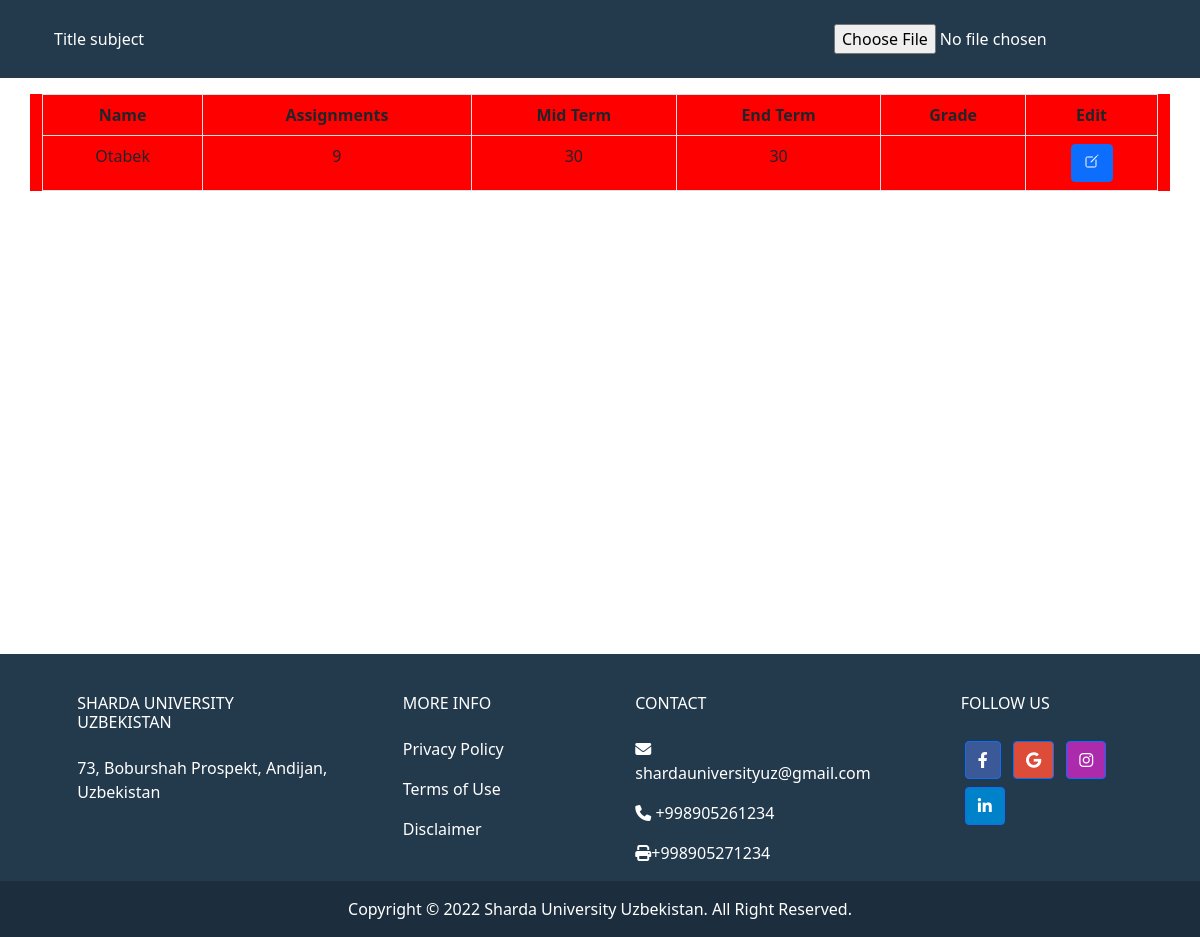
The page /result/123 on the database its author committed.
### main/models.py (models this page shows, shortened)
class Subject(models.Model):
    code = models.CharField(max_length=100, blank=True, null=True)
    title = models.CharField(max_length=50, blank=True, null=True)
    faculty = models.ManyToManyField('Specialization', related_name="subjects")
    group = models.ForeignKey('Group', on_delete=models.CASCADE)
    semester = models.ForeignKey(Semester, on_delete=models.CASCADE, related_name='subjects')
    teacher = models.ForeignKey(User, on_delete=models.CASCADE)
    credit = models.PositiveIntegerField(null=True)

class Result(models.Model):
    subject = models.ForeignKey(Subject, on_delete=models.PROTECT, null=True, related_name='sresults')
    student = models.ForeignKey(Student, on_delete=models.CASCADE, null=True, related_name='results')
    Assignments = models.PositiveIntegerField(null=True)
    Mid_Term = models.PositiveIntegerField(null=True)
    End_Term = models.PositiveIntegerField(null=True)
    Grade = models.CharField(max_length=5, null=True, blank=True)

class Student(models.Model):
    name = models.CharField(max_length=100, null=True, blank=True)
    unique_id = models.CharField(max_length=12, blank=True, null=True, unique=True)
    group = models.ForeignKey(Group, on_delete=models.DO_NOTHING,related_name="students")
    specializetion = models.ForeignKey(Specialization, on_delete=models.CASCADE, blank=True)
    cgpa = models.FloatField(null=True, blank=True)
    sgpa = models.FloatField(null=True, blank=True)

### main/views.py (the view, shortened to what this page needs)
# urls.py: path('result/<str:code>', views.result, name='result'),
def result(request,code):
    result = Result.objects.filter(subject__code = code)
    subject = Subject.objects.get(code = code)
    students = Student.objects.filter(group__code = subject.group.code)
    sts = []
    facts = subject.faculty.all()
    for i in students:
        if i.specializetion in facts:
            sts.append(i)
            for rs in result:
                if rs.student.id == i.id:
                    sts.remove(i)
    students = sts
    context = {
        'results' : result,
        "code":code,
        'students' : students,
        'subject' : subject
    }
    return render(request, 'result.html', context)

### templates/result.html (shortened to what this page needs)
{% load static %}
<!DOCTYPE html>
<html lang="en">
<head>
  <link href="https://cdn.jsdelivr.net/npm/bootstrap@5.0.2/dist/css/bootstrap.min.css" rel="stylesheet"
>
  <link rel="stylesheet" href="../styles/groups.css">
  <link rel="stylesheet" href="https://cdnjs.cloudflare.com/ajax/libs/font-awesome/6.1.1/css/all.min.css"
 />
</head>
<body>
  <header style="background-color:#23394c;color:white">
    <nav class="nav d-flex justify-content-between container navbar navbar-expand-sm  p-4 ">
        <ul class="list-unstyled navbar-nav">
             <li>   {{subject.title}} </li>
        </ul>
        <form method="post" enctype="multipart/form-data">
          <input type="file" onchange="this.form.submit()" name="myFile"/>
        </form>
    </nav>
  </header>
  <div style="min-height:70vh">
    <main class="content container">
      <table class="table table-bordered table-responsive my-3">
        <thead>
          <tr>
            <th>Name</th>
            <th>Assignments</th>
            <th>Mid Term</th>
            <th>End Term</th>
            <th>Grade</th>
            <th>Edit</th>
          </tr>
        </thead>
        <tbody>
          {% for result in results %}
          <tr>
            {% if result == active %}
            <form action="{% url 'change-student' code %}" method="post">
                {% csrf_token %}
            <td>{{result.student.name}}</td>
            <td><input style="width:100%; outline:none;;" name="assigment" value={{result.Assignments}}></td>
            <td><input style="width:100%; outline:none;;" name="mid_term" value={{result.Mid_Term}}></td>
            <td><input style="width:100%; outline:none;;" name="end_term" value={{result.End_Term}}></td>
            <td><input style="width:100%; outline:none;;" name="grade" value={{result.Grade}}></td>
            <td style="border-color:transparent;border:none;display:flex;justify-content:center; align-items:center">
                <input type="hidden"  name="re_id" value={{result.id}}>
                <button class="btn btn-success" type="submit">save</button>
            </form>
            </td>
            {% else %}
            <td>{{result.student.name}}</td>
            <td>{{result.Assignments}}</td>
            <td>{{result.Mid_Term}}</td>
            <td>{{result.End_Term}}</td>
            <td>{{result.Grade}}</td>
            <td><form action="" method="post" style="border-color:transparent;border:none;display:flex;justify-content:center; align-items:center">
                <button class="btn btn-primary text-white" type="submit"><ion-icon name="create-outline"></ion-icon></button>
            </form>
            </td>
            {% endif %}
          </tr>
          {% endfor %}
        </tbody>
      </table>
    </main>
  </div>
  <div>
    <footer class="text-center text-lg-start text-white" style="background-color: #23394c">
      <div class="container p-4 pb-0">
        <section class="">
          <div class="row">
            <div class="col-md-3 col-lg-3 col-xl-3 mx-auto mt-3">
              <h6 class="text-uppercase mb-4 font-weight-bold">
                Sharda University Uzbekistan
              </h6>
              <p>
                73, Boburshah Prospekt, Andijan, Uzbekistan
              </p>
            </div>
            <div class="col-md-2 col-lg-2 col-xl-2 mx-auto mt-3">
              <h6 class="text-uppercase mb-4 font-weight-bold">More Info</h6>
              <p>
                <a target="_blank" href="https://www.shardauniversity.uz/privacy-policy"
                  class="text-white text-decoration-none">Privacy
                  Policy</a>
              </p>
              <p>
                <a target="_blank" href="https://www.shardauniversity.uz/terms-of-use"
                  class="text-white text-decoration-none">Terms of
                  Use</a>
              </p>
              <p>
                <a target="_blank" href="https://www.shardauniversity.uz/disclaimer"
                  class="text-white text-decoration-none">Disclaimer</a>
              </p>
            </div>
            <div class="col-md-4 col-lg-3 col-xl-3 mx-auto mt-3">
              <h6 class="text-uppercase mb-4 font-weight-bold">Contact</h6>
              <p><i class="fas fa-envelope mr-3"></i> shardauniversityuz@gmail.com</p>
              <p><i class="fas fa-phone mr-3"></i> +998905261234</p>
              <p><i class="fas fa-print mr-3"></i>+998905271234</p>
            </div>
            <div class="col-md-3 col-lg-2 col-xl-2 mx-auto mt-3">
              <h6 class="text-uppercase mb-4 font-weight-bold">Follow us</h6>
              <a target="_blank" class="btn btn-primary btn-floating m-1" style="background-color: #3b5998"
                href="https://www.facebook.com/ShardaUniversityUzbekistan" role="button"><i
                  class="fab fa-facebook-f"></i></a>
              <a target="_blank" class="btn btn-primary btn-floating m-1" style="background-color: #dd4b39"
                href="https://www.shardauniversity.uz/" role="button"><i class="fab fa-google"></i></a>
              <a target="_blank" class="btn btn-primary btn-floating m-1" style="background-color: #ac2bac"
                href="https://instagram.com/shardauniuz?igshid=YmMyMTA2M2Y=" role="button"><i
                  class="fab fa-instagram"></i></a>
              <a target="_blank" class="btn btn-primary btn-floating m-1" style="background-color: #0082ca"
                href="https://www.linkedin.com/company/sharda-university-uzbekistan/" role="button"><i
                  class="fab fa-linkedin-in"></i></a>
            </div>
          </div>
        </section>
      </div>
      <div class="text-center p-3" style="background-color: rgba(0, 0, 0, 0.2)">
        Copyright © <span id="year"></span> Sharda University Uzbekistan. All Right Reserved.
      </div>
    </footer>
  </div>
</body>
</html>

### static/styles/groups.css (style rules this page uses)
* { margin: 0; padding: 0; box-sizing: border-box; }
.nav { display: flex; justify-content: space-around; }
th, td { text-align: center; }
.content { background-color: red; }

### rows shown on the page
Subject: title "Title subject"
Result: student.name "Otabek", Assignments "9", Mid_Term "30", End_Term "30"
